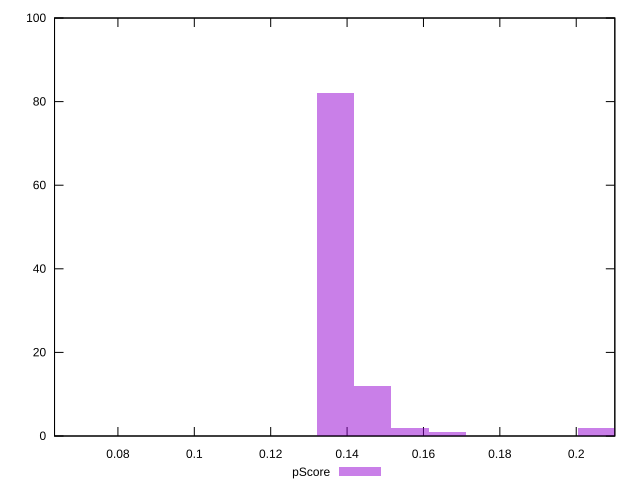

This chart was generated by the following gnuplot code:
reset

$pScore <<EOF
0.2053298404980726 2
0.14666417178433758 12
0.1368865603320484 82
0.058665668713735034 1
0.15644178323662675 2
0.16621939468891592 1
EOF

set key outside below
set boxwidth 0.009777611452289172
set xrange [0.06340143418122912:0.21010459523145553]
set yrange [0:100]
set trange [0:100]
set style fill transparent solid 0.5 noborder
set terminal svg size 640, 490 enhanced background rgb 'white'
set output "reports/report_00033_2021-03-01T14-23-16.841Z/first-meaningful-paint/samples/astro-cached/pScore/histogram.svg"

plot $pScore title "pScore" with boxes

reset
